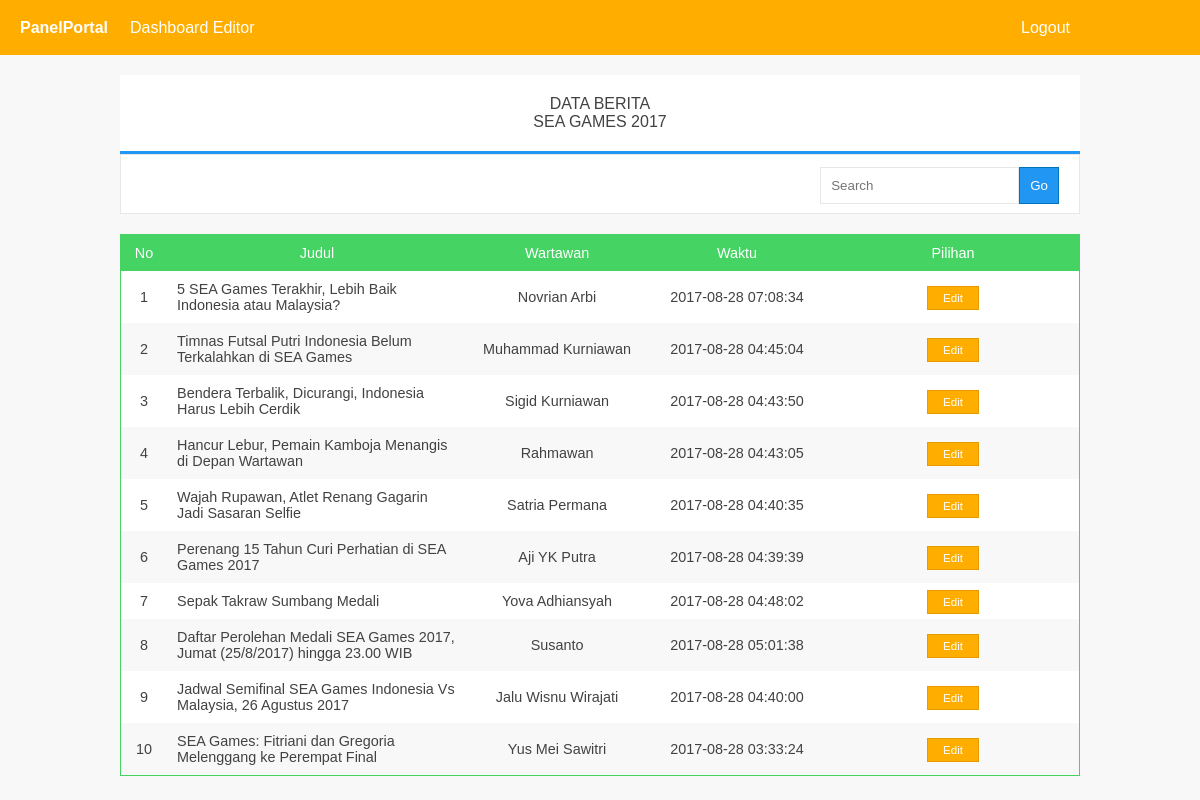
/editor/index.php (signed in), run on the app's committed database.
### tables this page shows
CREATE TABLE IF NOT EXISTS `data` (
`id` int(11) NOT NULL,
  `judul` varchar(255) NOT NULL,
  `isi` text NOT NULL,
  `gambar` varchar(255) NOT NULL,
  `wartawan` varchar(100) NOT NULL,
  `tag` varchar(30) NOT NULL,
  `waktu` timestamp NOT NULL DEFAULT CURRENT_TIMESTAMP ON UPDATE CURRENT_TIMESTAMP
);

### editor/view/fungsi.php (called while the page is built, shortened)
<?php
$link = mysqli_connect('localhost','root','','portal');
function dataku(){
	$query = " SELECT * FROM data ORDER BY id DESC";
	return result($query);
}
function result($query){
	global $link;
	if( $result = mysqli_query($link,$query) ){
		return $result;
	}
}
?>

### editor/index.php (the view, shortened to what this page needs)
<?php
require_once 'view/view.php';
$dataku = dataku();
?>
<div class="konten">
	<div class="atas">DATA BERITA<br>SEA GAMES 2017</div>
	<div class="kop">
		<form method="get" action="index.php">
			<input type="text" name="cari" placeholder="Search"><button class="biru">Go</button>
		</form>
	</div>
	<div class="data">
		<table>
			<thead>
				<tr class="hijau">
					<td align="center" width="30">No</td>
					<td align="center" width="250">Judul</td>
					<td align="center" width="150">Wartawan</td>
					<td align="center" width="150">Waktu</td>
					<td align="center" width="210">Pilihan</td>
				</tr>
			</thead>
			<tbody>
			<?php
			$no=0;
			while($row = mysqli_fetch_assoc($dataku)){
				$no++;
			 ?>
				<tr>
					<td align="center"><?= $no ?></td>
					<td><?= $row['judul'] ?></td>
					<td align="center"><?= $row['wartawan'] ?></td>
					<td align="center"><?= $row['waktu'] ?></td>
					<td align="center">
						<a href="edit.php?id=<?= $row['id'] ?>" class="kuning" style="padding: 5px 15px;">Edit</a>
					</td>
				</tr>
			<?php } ?>
			</tbody>
		</table>
	</div>
</div>

### editor/view/style.css (style rules this page uses)
* { margin: 0; padding: 0; font-family: sans-serif; font-weight: normal; text-decoration: none; box-sizing: border-box; }
body { background: #f8f8f8; font-size: 16px; color: #424242; }
input, button, textarea { padding: 10px; border:1px solid #e7e7e7; }
input[type="submit"], button { cursor: pointer; text-align: center; }
.biru { background: #2196f3; color: #fff; border: 1px solid #0074b9; }
.hijau { background: #45d363; color: #fff; border: 1px solid #30b34b; }
.kuning { background: #ffae00; color: #fff; border: 1px solid #e49c00; }
.konten { width: 960px; margin: 0 auto; }
.atas { padding: 20px 0px; text-align: center; background: #fff; border-bottom: 3px solid #2196f3 }
.kop { width: 100%; padding: 0px 20px; height: 60px; line-height: 60px; background: #fff; border:1px solid #e7e7e7; margin-bottom: 20px; }
.kop form { float: right; }
table { width: 100%; border-spacing: 0; border: 1px solid #45d363; background: white; font-size: 0.9em; margin-bottom: 20px; }
.data table td { padding: 10px; }
.data table tbody tr:nth-child(even) { background: #f8f8f8; }
.data table a { padding: 5px 7px; font-size: 0.8em; }

### data on the page
data: judul "5 SEA Games Terakhir, Lebih Baik Indonesia atau Malaysia?", wartawan "Novrian Arbi", waktu "2017-08-28 07:08:34"
data: judul "Timnas Futsal Putri Indonesia Belum Terkalahkan di SEA Games", wartawan "Muhammad Kurniawan", waktu "2017-08-28 04:45:04"
data: judul "Bendera Terbalik, Dicurangi, Indonesia Harus Lebih Cerdik", wartawan "Sigid Kurniawan", waktu "2017-08-28 04:43:50"
data: judul "Hancur Lebur, Pemain Kamboja Menangis di Depan Wartawan", wartawan "Rahmawan", waktu "2017-08-28 04:43:05"
data: judul "Wajah Rupawan, Atlet Renang Gagarin Jadi Sasaran Selfie", wartawan "Satria Permana", waktu "2017-08-28 04:40:35"
data: judul "Perenang 15 Tahun Curi Perhatian di SEA Games 2017", wartawan "Aji YK Putra", waktu "2017-08-28 04:39:39"
data: judul "Sepak Takraw Sumbang Medali", wartawan "Yova Adhiansyah", waktu "2017-08-28 04:48:02"
data: judul "Daftar Perolehan Medali SEA Games 2017, Jumat (25/8/2017) hingga 23.00 WIB", wartawan "Susanto", waktu "2017-08-28 05:01:38"
data: judul "Jadwal Semifinal SEA Games Indonesia Vs Malaysia, 26 Agustus 2017", wartawan "Jalu Wisnu Wirajati", waktu "2017-08-28 04:40:00"
data: judul "SEA Games: Fitriani dan Gregoria Melenggang ke Perempat Final", wartawan "Yus Mei Sawitri", waktu "2017-08-28 03:33:24"
